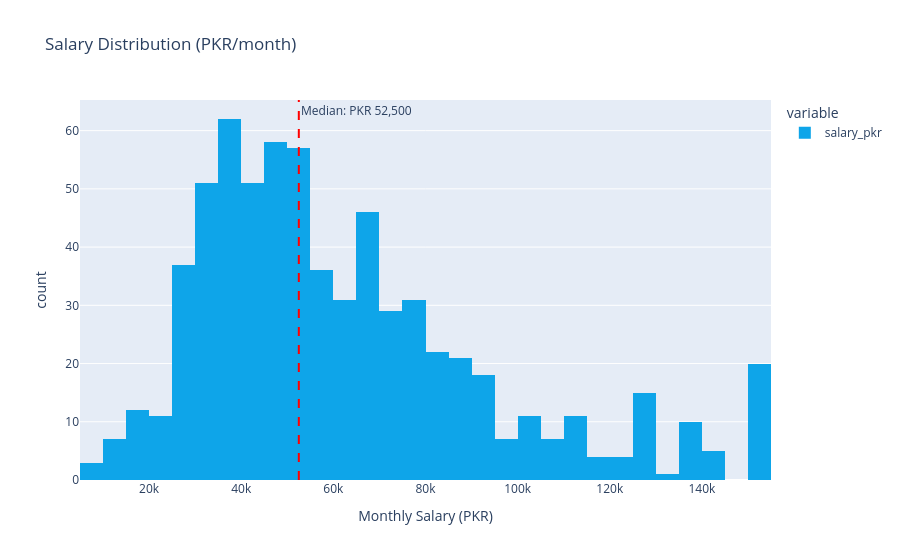

The notebook cell this image was saved under:
### Code cell
# --- Salary Distribution ---
sal_data = df['salary_pkr'].dropna()

fig = px.histogram(
    sal_data,
    nbins=40,
    title='Salary Distribution (PKR/month)',
    labels={'value': 'Monthly Salary (PKR)', 'count': 'Number of Jobs'},
    color_discrete_sequence=['#0EA5E9']
)
fig.add_vline(
    x=sal_data.median(), line_dash='dash', line_color='red',
    annotation_text=f'Median: PKR {sal_data.median():,.0f}',
    annotation_position='top right'
)
fig.show()

### Figure 1 — Plotly figure (JSON) as saved in the notebook; plotly's stock layout.template omitted (floating-point values rounded to 4 significant figures; data arrays with more than 128 entries replaced by an {"elided": "..."} marker saying what was removed)
{"data": [{"bingroup": "x", "hovertemplate": "variable=salary_pkr<br>Monthly Salary (PKR)=%{x}<br>count=%{y}<extra></extra>", "legendgroup": "salary_pkr", "marker": {"color": "#0EA5E9", "pattern": {"shape": ""}}, "name": "salary_pkr", "nbinsx": 40, "orientation": "v", "showlegend": true, "type": "histogram", "x": {"elided": "678 float values"}, "xaxis": "x", "yaxis": "y"}], "layout": {"annotations": [{"showarrow": false, "text": "Median: PKR 52,500", "x": 52500, "xanchor": "left", "xref": "x", "y": 1, "yanchor": "top", "yref": "y domain"}], "barmode": "relative", "legend": {"title": {"text": "variable"}, "tracegroupgap": 0}, "shapes": [{"line": {"color": "red", "dash": "dash"}, "type": "line", "x0": 52500, "x1": 52500, "xref": "x", "y0": 0, "y1": 1, "yref": "y domain"}], "title": {"text": "Salary Distribution (PKR/month)"}, "xaxis": {"anchor": "y", "domain": [0, 1], "title": {"text": "Monthly Salary (PKR)"}}, "yaxis": {"anchor": "x", "domain": [0, 1], "title": {"text": "count"}}}}
